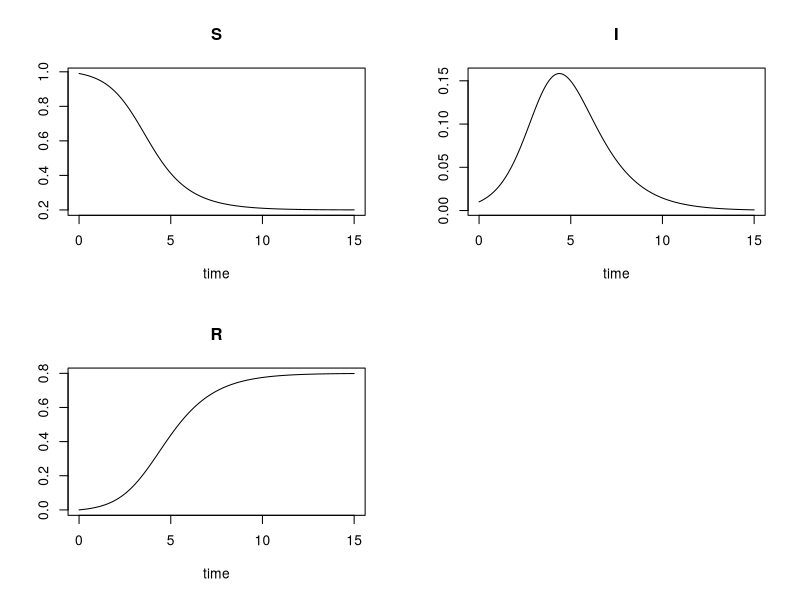
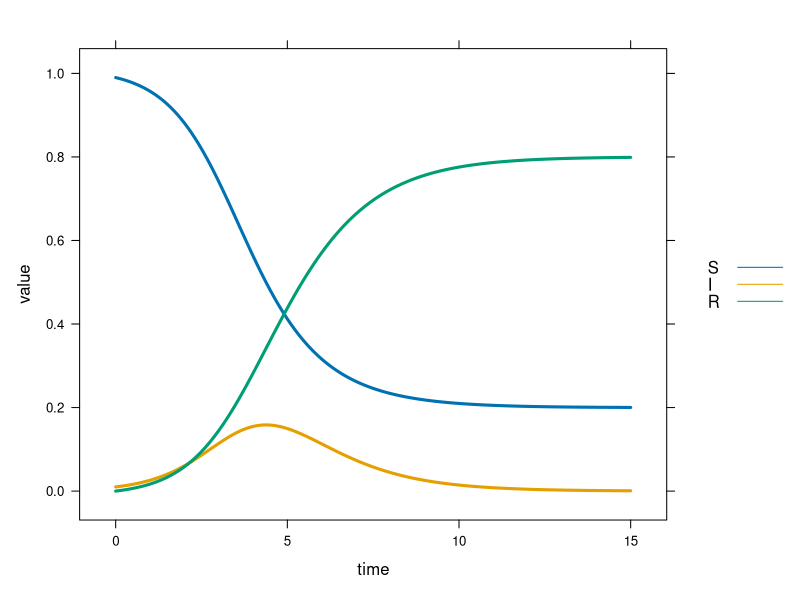
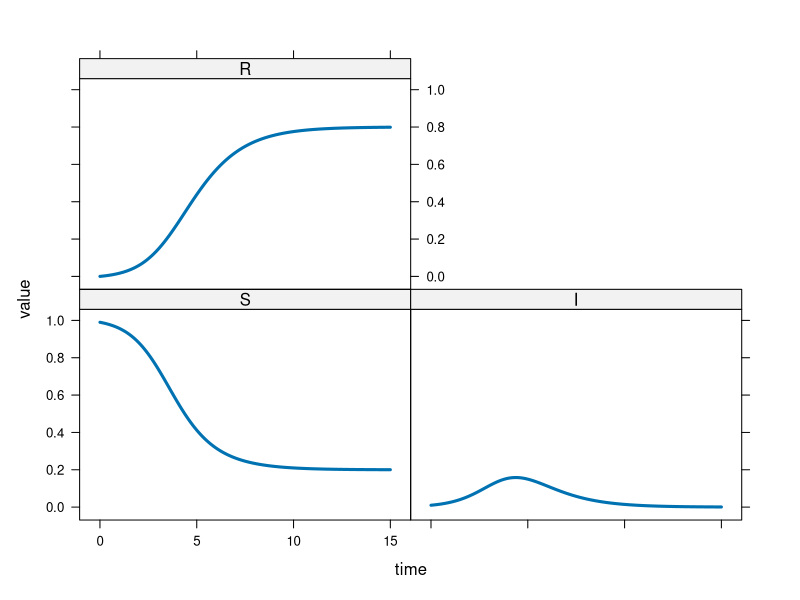
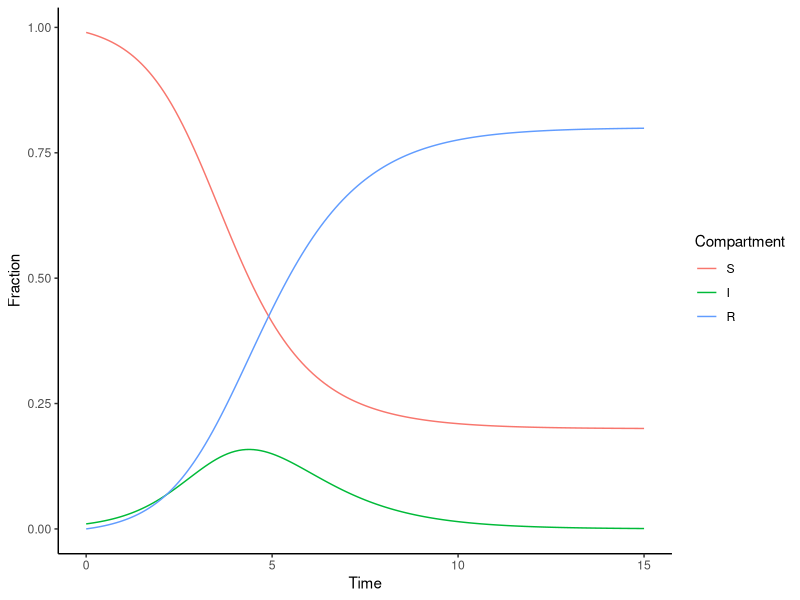
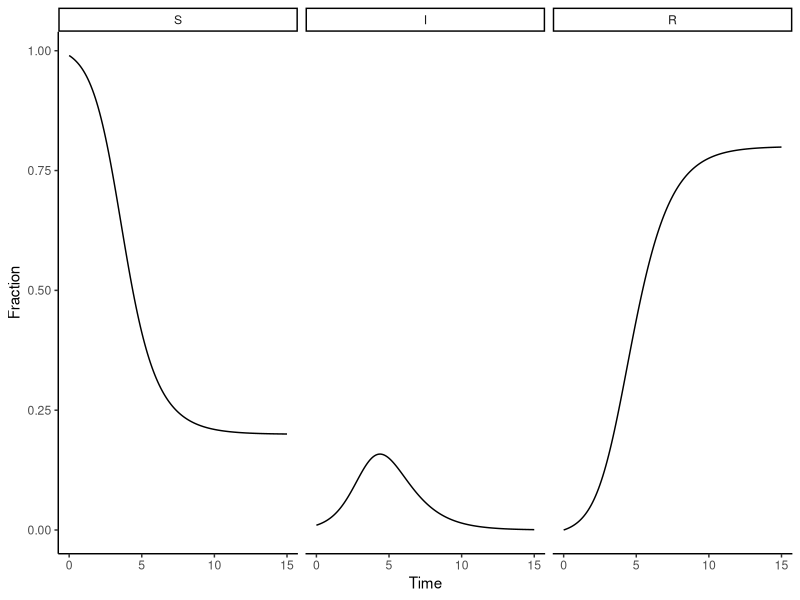

Here is the R script that generated these plots, in order:
## ---- chunk 1
knitr::opts_chunk$set(message = FALSE, 
                      warning = FALSE, 
                      cache = FALSE,
                      out.width = '100%')
## ---- chunk 2
parameters <- c(beta = 2, 
                gamma = 1)

infected_initial <- 0.01
initial_condition <- 
  c(S = 1 - infected_initial,
    I = infected_initial,
    R = 0)

timepoints <- seq(0, 15, by = .1)
## ---- chunk 3
SIR_ODE = function(time, state, parameters){
  with(as.list(c(state, parameters)), {
    dS <- -beta * I * S
    dI <- beta * I * S - gamma * I
    dR <- gamma * I
    list(c(dS, dI, dR))
    })
  }
## ---- chunk 4
library(deSolve)
result <- ode(y = initial_condition, 
             times = timepoints, 
             func = SIR_ODE, 
             parms = parameters)
## ---- chunk 5
plot(result)
## ---- chunk 6
library(lattice)
library(tidyverse)

# convert data from wide to long format:
long <- as.data.frame(result) %>% 
  pivot_longer(cols = c('S', 'I', 'R'), 
               names_to = 'variable')

# order factor levels so they appear in the plots in the desired order:
long$variable = factor(long$variable, levels = c('S', 'I', 'R'))

# plot all three variables in the same panel:
xyplot(value ~ time, 
       data = long, 
       group = variable, 
       auto.key = list(space = 'right', 
                       lines = TRUE, 
                       points = FALSE), 
       type = 'l',
       lwd = 3)

# plot the variables in separate panels:
xyplot(value ~ time | variable, 
       data = long, 
       type = 'l', 
       lwd = 3)
## ---- chunk 7
ggplot(data = long, aes(time, value, colour = variable)) + geom_line() + theme_classic() +
  labs(x = 'Time', y = 'Fraction', colour = 'Compartment')

ggplot(data = long, aes(time, value)) + geom_line() +
  labs(x = 'Time', y = 'Fraction', colour = 'Compartment') + facet_wrap(~ variable) + theme_classic()
